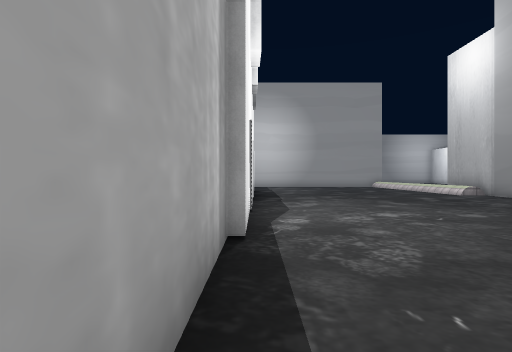
View 1 (above)

17 first-person views from a walk through a scene from a Unity 3-D project. The camera is 1.5 m above the floor, looks level and sees 80° across. The floor is counted in squares, 2 m on a side. Each view is taken from the middle of a square. On the plan, view 1 faces up. The plan holds only what a view shows up to about 10 squares ahead; the rest is blank. The place goes on beyond the plan. The player character is not drawn. Some animated figures are left out. Some surface patterns are stand-ins.

View 2
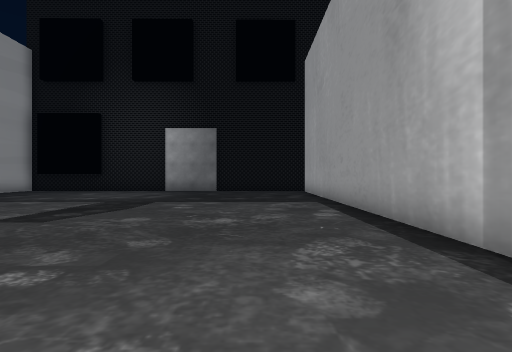

View 3
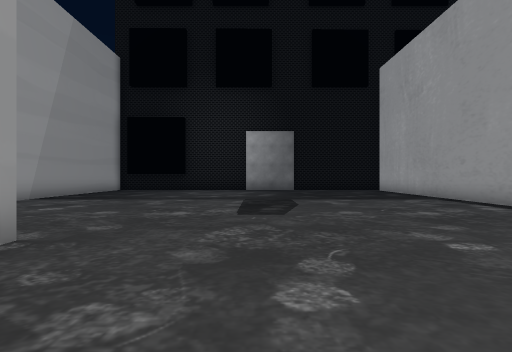

View 4
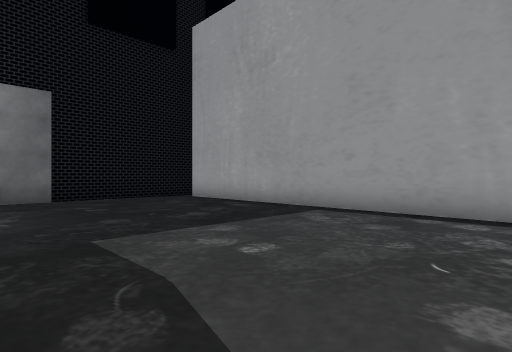

View 5
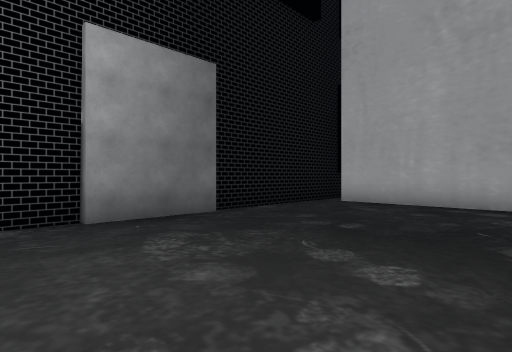

View 6
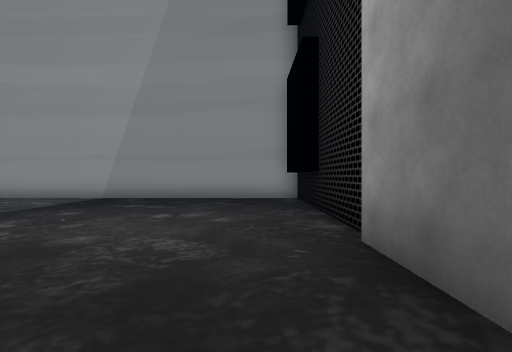

View 7
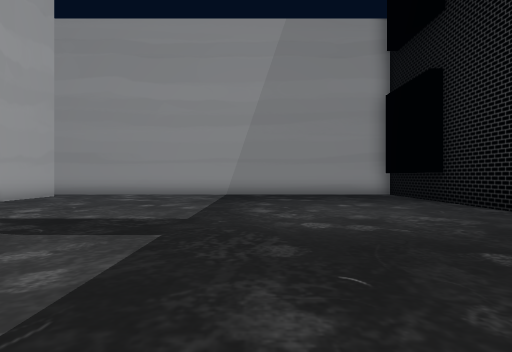

View 8
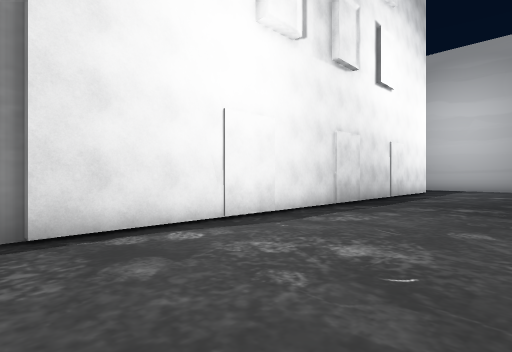

View 9
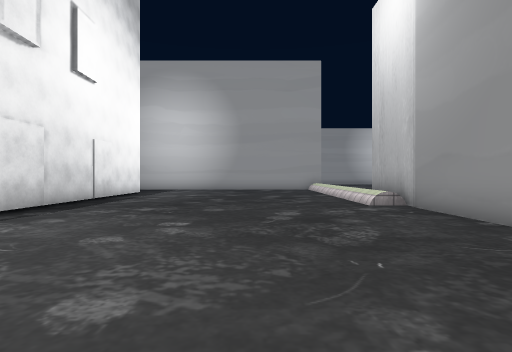

View 10
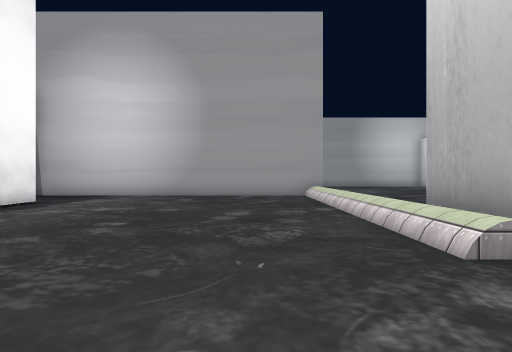

View 11
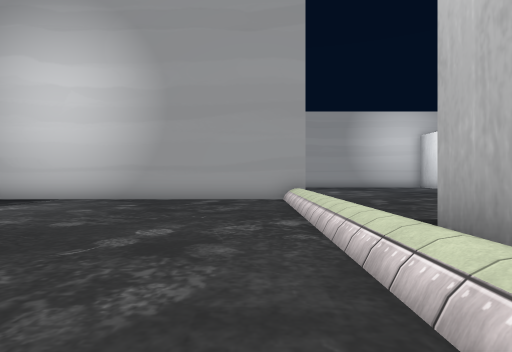

View 12
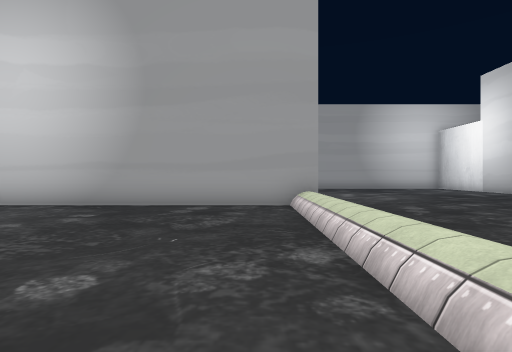

View 13
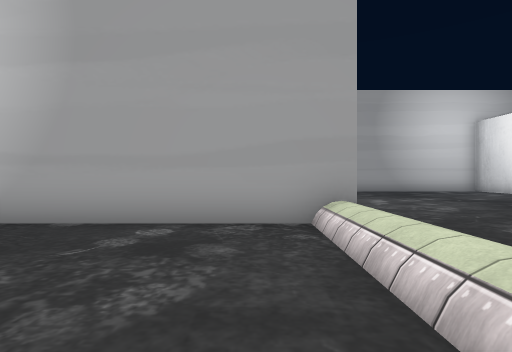

View 14
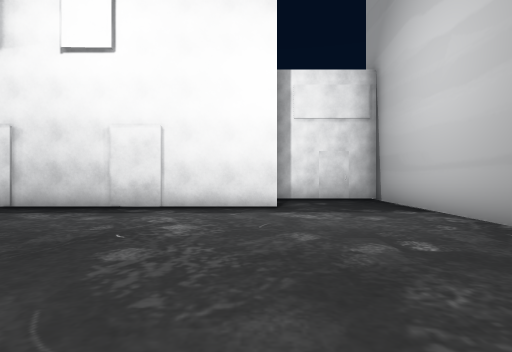

View 15
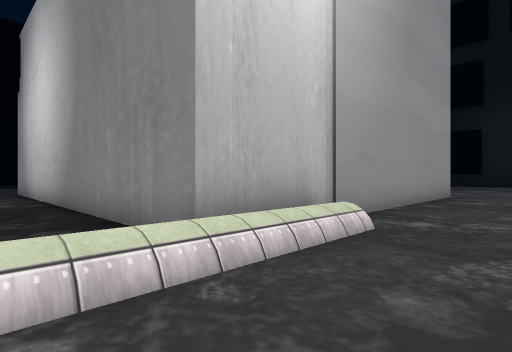

View 16
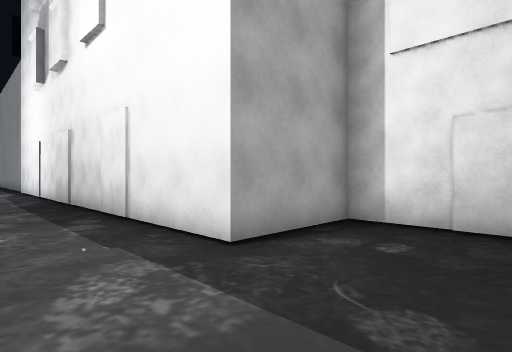

View 17
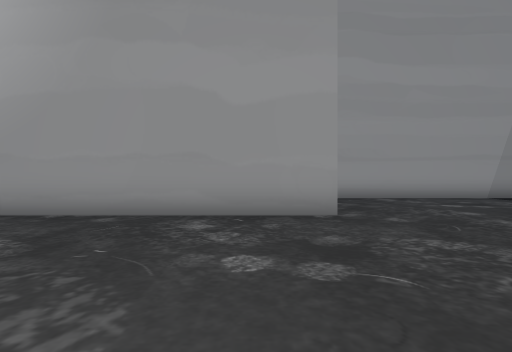

### Floor plan
Points are (right, up) in squares from view 1. A wall is a line through its corners. A room is listed if a view was taken in it or the views show most of it. See-through windows are left out.
Room 1 (views 1, 2, 3, 4, 5, 6, 7, 8, 9, 10, 11, 12, 13, 14, 15, 16, 17)
walls: (8.8, 3.4) (8.8, 14.1) (13.5, 14.1); (11, 3.6) (9.9, 3.6); (-0.4, 3.6) (-0.4, -8.8); (8.6, 20.8) (-2.7, 20.8) (-2.7, 17.5) (-0.1, 17.5) (-0.1, 3.5); (3.9, -9.2) (6.6, -9.2); (6.5, -9.4) (13, -9.4); (-0.8, -9.4) (4, -9.4)
low walls: (7.9, 11.6) (7.9, 12.5); (7.9, 19.5) (7.9, 20.4)

Where each view was taken, in squares from view 1:
view 1: 0 up, 0 right, facing up
view 2: 6 up, 2 right, facing down
view 3: 7 up, 6 right, facing down
view 4: 1 up, 6 right, facing down-left
view 5: 4 down, 8 right, facing down-left
view 6: 8 down, 3 right, facing right
view 7: 4 down, 1 right, facing right
view 8: 3 up, 4 right, facing up-left
view 9: 4 up, 5 right, facing up
view 10: 9 up, 6 right, facing up
view 11: 11 up, 7 right, facing up
view 12: 13 up, 7 right, facing up
view 13: 16 up, 7 right, facing up
view 14: 17 up, 7 right, facing left
view 15: 16 up, 6 right, facing down-right
view 16: 20 up, 2 right, facing down-left
view 17: 5 up, 3 right, facing right
